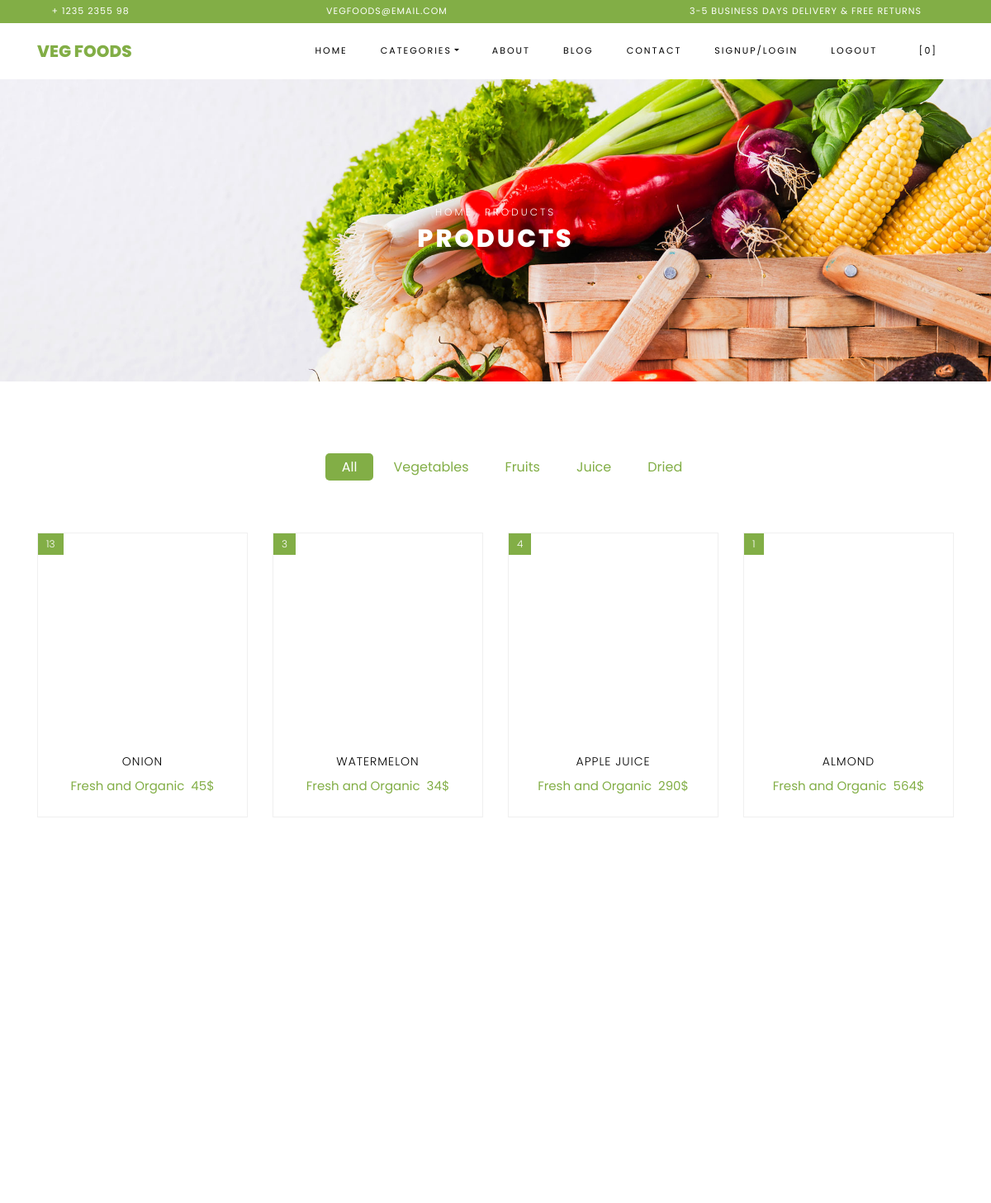
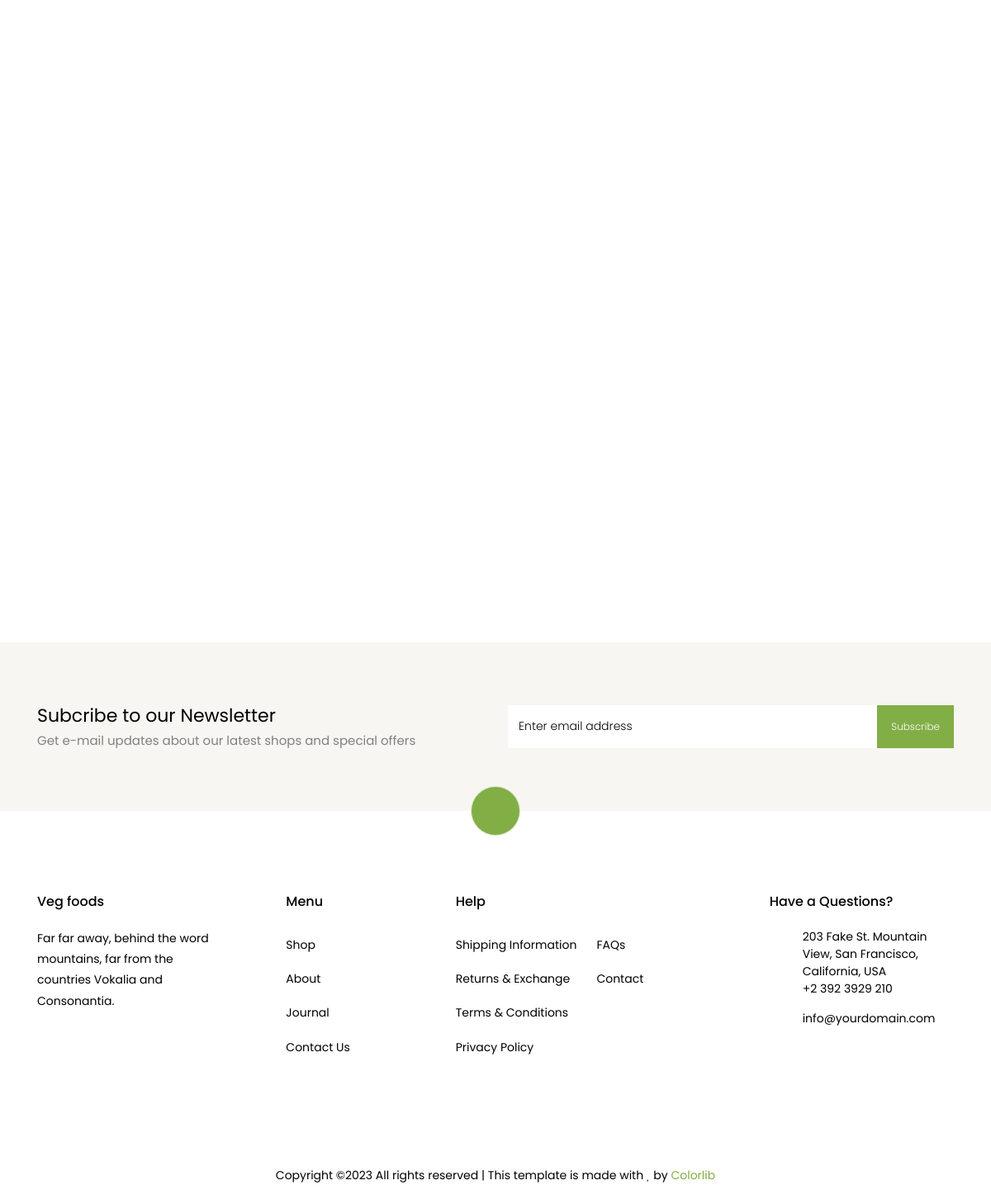
Page /vegfoodapp/product3/ on the committed database (2 pictures, top to bottom).
### bitapp/models.py (models this page shows)
class prodb(models.Model):
    category = models.CharField(max_length=30, null=True, blank=True)
    image = models.ImageField(upload_to="profile", null=True, blank=True)
    desc = models.CharField(max_length=30, null=True, blank=True)
    pname = models.CharField(max_length=30, null=True, blank=True)
    qua = models.IntegerField(null=True, blank=True)
    pri = models.IntegerField(null=True, blank=True)

### vegfoodapp/views.py (the view)
# urls.py: path('product3/', views.product3, name="product3"),
def product3(request):
    data=prodb.objects.all()
    return render(request,"product.html",{'data':data})

### vegfoodapp/templates/product.html (shortened to what this page needs)
<!DOCTYPE html>
<html lang="en">
{% load static %}
  <head>
    <link rel="stylesheet" href="{% static 'assets/css/open-iconic-bootstrap.min.css' %}">
    <link rel="stylesheet" href="{% static 'assets/css/animate.css' %}">
    <link rel="stylesheet" href="{% static 'assets/css/owl.carousel.min.css' %}">
    <link rel="stylesheet" href="{% static 'assets/css/owl.theme.default.min.css' %}">
    <link rel="stylesheet" href="{% static 'assets/css/magnific-popup.css' %}">
    <link rel="stylesheet" href="{% static 'assets/css/aos.css' %}">
    <link rel="stylesheet" href="{% static 'assets/css/ionicons.min.css' %}">
    <link rel="stylesheet" href="{% static 'assets/css/bootstrap-datepicker.css' %}">
    <link rel="stylesheet" href="{% static 'assets/css/jquery.timepicker.css' %}">
    <link rel="stylesheet" href="{% static 'assets/css/flaticon.css' %}">
    <link rel="stylesheet" href="{% static 'assets/css/icomoon.css' %}">
    <link rel="stylesheet" href="{% static 'assets/css/style.css' %}">
  </head>
  <body class="goto-here">
		<div class="py-1 bg-primary">
    	<div class="container">
    		<div class="row no-gutters d-flex align-items-start align-items-center px-md-0">
	    		<div class="col-lg-12 d-block">
		    		<div class="row d-flex">
		    			<div class="col-md pr-4 d-flex topper align-items-center">
					    	<div class="icon mr-2 d-flex justify-content-center align-items-center"><span class="icon-phone2"></span></div>
						    <span class="text">+ 1235 2355 98</span>
					    </div>
					    <div class="col-md pr-4 d-flex topper align-items-center">
					    	<div class="icon mr-2 d-flex justify-content-center align-items-center"><span class="icon-paper-plane"></span></div>
						    <span class="text">vegfoods@email.com</span>
					    </div>
					    <div class="col-md-5 pr-4 d-flex topper align-items-center text-lg-right">
						    <span class="text">3-5 Business days delivery &amp; Free Returns</span>
					    </div>
				    </div>
			    </div>
		    </div>
		  </div>
    </div>
    <nav class="navbar navbar-expand-lg navbar-dark ftco_navbar bg-dark ftco-navbar-light" id="ftco-navbar">
	    <div class="container">
	      <a class="navbar-brand" href="index.html">Veg foods</a>
	      <div class="collapse navbar-collapse" id="ftco-nav">
	        <ul class="navbar-nav ml-auto">
	          <li class="nav-item"><a href="{% url 'index4' %}" class="nav-link">Home</a></li>
	          <li class="nav-item active dropdown">
              <a class="nav-link dropdown-toggle" href="#" id="dropdown04" data-toggle="dropdown" aria-haspopup="true" aria-expanded="false">categories</a>
            </li>
	          <li class="nav-item"><a href="{% url 'aboutpage' %}" class="nav-link">About</a></li>
	          <li class="nav-item"><a href="{% url 'blogpage' %}" class="nav-link">Blog</a></li>
	          <li class="nav-item"><a href="{% url 'contactpage' %}" class="nav-link">Contact</a></li>
                <li class="nav-item"><a href="{% url 'logregpage' %}" class="nav-link">signup/login</a></li>
                <li class="nav-item"><a href="{% url 'userlogout' %}" class="nav-link">logout</a></li>
	          <li class="nav-item cta cta-colored"><a href="{% url 'cartpage' %}" class="nav-link"><span class="icon-shopping_cart"></span>[0]</a></li>
	        </ul>
	      </div>
	    </div>
	  </nav>
    <div class="hero-wrap hero-bread" style="background-image: url({% static 'assets/images/bg_1.jpg' %});">
      <div class="container">
        <div class="row no-gutters slider-text align-items-center justify-content-center">
          <div class="col-md-9 ftco-animate text-center">
          	<p class="breadcrumbs"><span class="mr-2"><a href="index.html">Home</a></span> <span>Products</span></p>
            <h1 class="mb-0 bread">Products</h1>
          </div>
        </div>
      </div>
    </div>
    <section class="ftco-section">
    	<div class="container">
    		<div class="row justify-content-center">
    			<div class="col-md-10 mb-5 text-center">
    				<ul class="product-category">
    					<li><a href="#" class="active">All</a></li>
    					<li><a href="#">Vegetables</a></li>
    					<li><a href="#">Fruits</a></li>
    					<li><a href="#">Juice</a></li>
    					<li><a href="#">Dried</a></li>
    				</ul>
    			</div>
    		</div>
    		<div class="row">
				{% for d in data %}
    			<div class="col-md-6 col-lg-3 ftco-animate">
    				<div class="product">
    					<a href="#" class="img-prod"><img class="img-fluid" src="{{d.image.url}}" style="width:300px;height:250px;" alt="Colorlib Template">
    						<span class="status">{{d.qua}}</span>
    					</a>
    					<div class="text py-3 pb-4 px-3 text-center">
    						<h3><a href="#">{{d.pname}}</a></h3>
    						<div class="d-flex">
    							<div class="pricing">
		    						<p class="price"><span class="mr-2 price">{{d.desc}}</span><span class="price-sale">{{d.pri}}$</span></p>
		    					</div>
	    					</div>
    					</div>
    				</div>
    			</div>
			{% endfor %}
    		<div class="row mt-5">
          <div class="col text-center">
            </div>
          </div>
        </div>
    	</div>
    </section>
		<section class="ftco-section ftco-no-pt ftco-no-pb py-5 bg-light">
      <div class="container py-4">
        <div class="row d-flex justify-content-center py-5">
          <div class="col-md-6">
          	<h2 style="font-size: 22px;" class="mb-0">Subcribe to our Newsletter</h2>
          	<span>Get e-mail updates about our latest shops and special offers</span>
          </div>
          <div class="col-md-6 d-flex align-items-center">
            <form action="#" class="subscribe-form">
              <div class="form-group d-flex">
                <input type="text" class="form-control" placeholder="Enter email address">
                <input type="submit" value="Subscribe" class="submit px-3">
              </div>
            </form>
          </div>
        </div>
      </div>
    </section>
    <footer class="ftco-footer ftco-section">
      <div class="container">
      	<div class="row">
      		<div class="mouse">
						<a href="#" class="mouse-icon">
							<div class="mouse-wheel"><span class="ion-ios-arrow-up"></span></div>
						</a>
					</div>
      	</div>
        <div class="row mb-5">
          <div class="col-md">
            <div class="ftco-footer-widget mb-4">
              <h2 class="ftco-heading-2">Veg foods</h2>
              <p>Far far away, behind the word mountains, far from the countries Vokalia and Consonantia.</p>
              <ul class="ftco-footer-social list-unstyled float-md-left float-lft mt-5">
              </ul>
            </div>
          </div>
          <div class="col-md">
            <div class="ftco-footer-widget mb-4 ml-md-5">
              <h2 class="ftco-heading-2">Menu</h2>
              <ul class="list-unstyled">
                <li><a href="#" class="py-2 d-block">Shop</a></li>
                <li><a href="#" class="py-2 d-block">About</a></li>
                <li><a href="#" class="py-2 d-block">Journal</a></li>
                <li><a href="#" class="py-2 d-block">Contact Us</a></li>
              </ul>
            </div>
          </div>
          <div class="col-md-4">
             <div class="ftco-footer-widget mb-4">
              <h2 class="ftco-heading-2">Help</h2>
              <div class="d-flex">
	              <ul class="list-unstyled mr-l-5 pr-l-3 mr-4">
	                <li><a href="#" class="py-2 d-block">Shipping Information</a></li>
	                <li><a href="#" class="py-2 d-block">Returns &amp; Exchange</a></li>
	                <li><a href="#" class="py-2 d-block">Terms &amp; Conditions</a></li>
	                <li><a href="#" class="py-2 d-block">Privacy Policy</a></li>
	              </ul>
	              <ul class="list-unstyled">
	                <li><a href="#" class="py-2 d-block">FAQs</a></li>
	                <li><a href="#" class="py-2 d-block">Contact</a></li>
	              </ul>
	            </div>
            </div>
          </div>
          <div class="col-md">
            <div class="ftco-footer-widget mb-4">
            	<h2 class="ftco-heading-2">Have a Questions?</h2>
            	<div class="block-23 mb-3">
	              <ul>
	                <li><span class="icon icon-map-marker"></span><span class="text">203 Fake St. Mountain View, San Francisco, California, USA</span></li>
	                <li><a href="#"><span class="icon icon-phone"></span><span class="text">+2 392 3929 210</span></a></li>
	                <li><a href="#"><span class="icon icon-envelope"></span><span class="text">info@yourdomain.com</span></a></li>
	              </ul>
	            </div>
            </div>
          </div>
        </div>
        <div class="row">
          <div class="col-md-12 text-center">
            <p>
						  <i class="icon-heart color-danger" aria-hidden="true"></i> <a href="https://colorlib.com" target="_blank"></a>
						</p>
          </div>
        </div>
      </div>
    </footer>
  </body>
</html>

### vegfoodapp/static/assets/css/icomoon.css (style rules this page uses)
[class^="icon-"], [class*=" icon-"] { font-family: 'icomoon' !important; speak: none; font-style: normal; font-weight: normal; font-variant: normal; text-transform: none; line-height: 1; -webkit-font-smoothing: antialiased; -moz-osx-font-smoothing: grayscale; }
.icon-heart:before { content: "\f004"; }
.icon-map-marker:before { content: "\f041"; }
.icon-phone:before { content: "\f095"; }
.icon-envelope:before { content: "\f0e0"; }
.icon-paper-plane:before { content: "\f1d8"; }
.icon-phone2:before { content: "\e0cd"; }
.icon-shopping_cart:before { content: "\e8cc"; }

### rows in the picture
prodb: qua "13", pname "ONION", desc "Fresh and Organic", pri "45"
prodb: qua "3", pname "WATERMELON", desc "Fresh and Organic", pri "34"
prodb: qua "4", pname "APPLE JUICE", desc "Fresh and Organic", pri "290"
prodb: qua "1", pname "ALMOND", desc "Fresh and Organic", pri "564"
